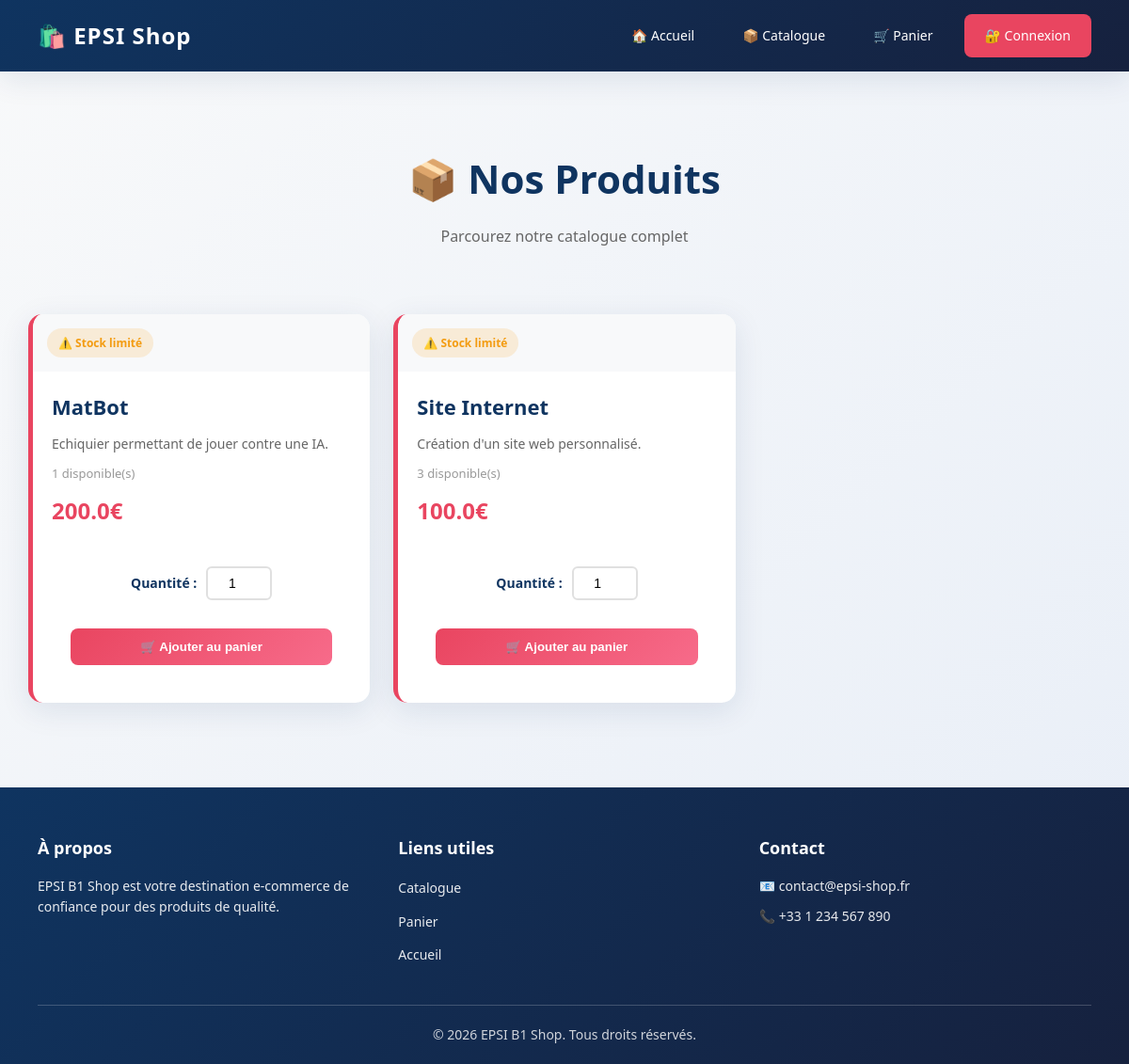
The page /catalogue on the database as committed earlier.
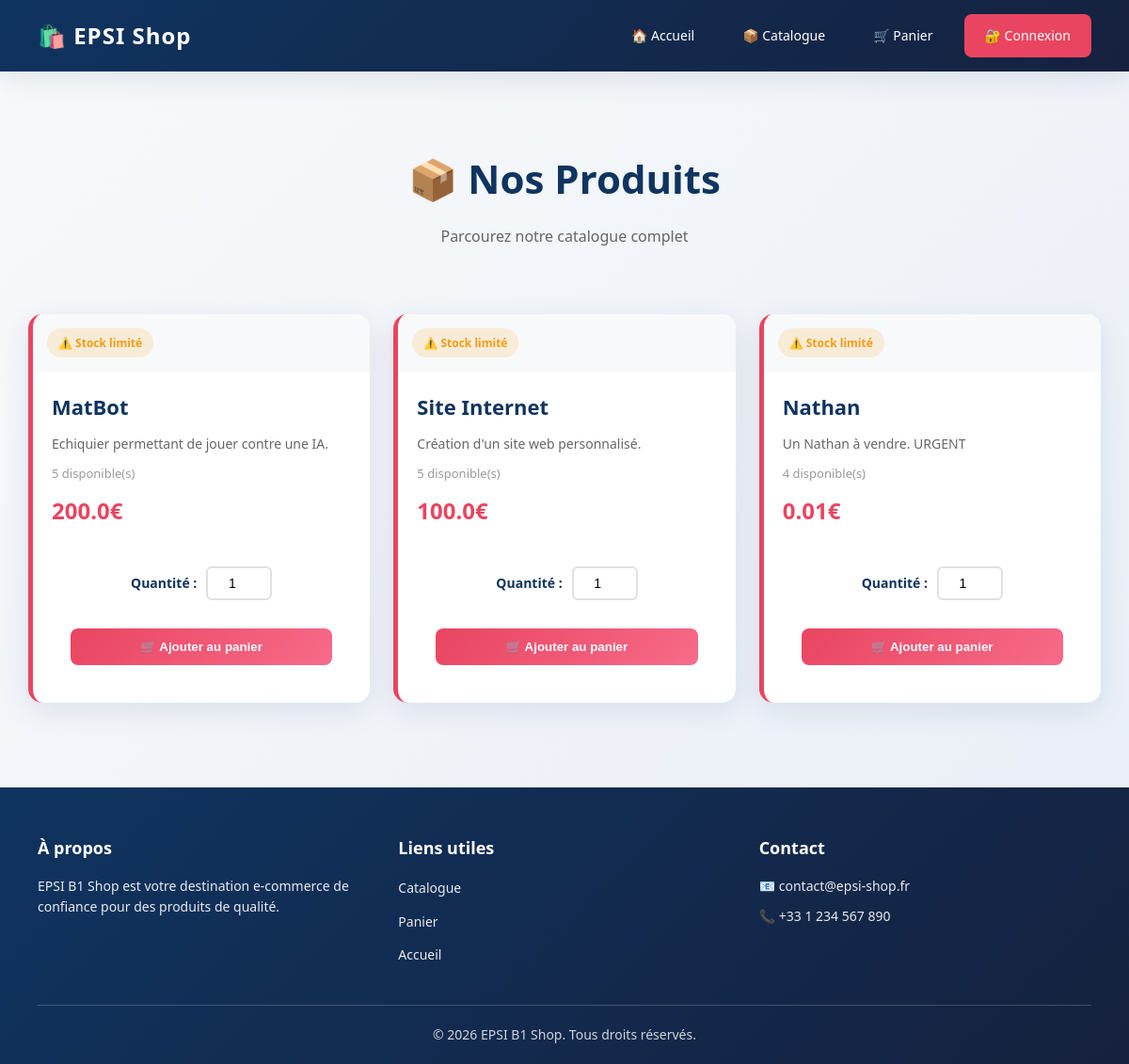
The same page on the database as committed later.
### tables this page shows
CREATE TABLE produits (
                id INTEGER PRIMARY KEY AUTOINCREMENT,
                nom TEXT NOT NULL,
                prix REAL NOT NULL,
                description TEXT,
                categorie TEXT,
                stock INTEGER DEFAULT 10
            );

### app.py (the view)
@app.route('/catalogue')
def catalogue():
    produits = db.get_produits()
    return render_template('catalogue.html', produits=produits)

### database.py (called while the page is built)
    def get_connexion(self):
        conn = sqlite3.connect(self.dbname, timeout=10)
        conn.row_factory = sqlite3.Row
        conn.execute('PRAGMA journal_mode=WAL')
        return conn

    def get_produits(self):
        conn = self.get_connexion()
        try:
            produits = conn.execute('SELECT * FROM produits').fetchall()
        finally:
            conn.close()
        return produits

### templates/catalogue.html
{% extends 'base.html' %}
{% block content %}
<div class="page-header">
    <h1>📦 Nos Produits</h1>
    <p>Parcourez notre catalogue complet</p>
</div>
<div class="products-grid">
    {% for p in produits %}
    <div class="produit-card">
        <a href="/produit/{{ p.id }}" class="product-link">
            <div class="produit-header">
                <span class="stock-badge {% if p.stock > 10 %}in-stock{% elif p.stock > 0 %}low-stock{% else %}out-stock{% endif %}">
                    {% if p.stock > 10 %}
                        ✅ En stock
                    {% elif p.stock > 0 %}
                        ⚠️ Stock limité
                    {% else %}
                        ❌ Rupture
                    {% endif %}
                </span>
            </div>
            <h3>{{ p.nom }}</h3>
            <p class="product-description">{{ p.description }}</p>
            <div class="product-info">
                <span class="stock-info">{{ p.stock }} disponible(s)</span>
            </div>
            <p class="product-price">{{ p.prix }}€</p>
        </a>
        {% if p.stock > 0 %}
        <form method="POST" action="/ajouter_au_panier/{{ p.id }}" class="add-to-cart-form">
            <div class="quantity-selector">
                <label for="qty_{{ p.id }}">Quantité :</label>
                <input type="number" id="qty_{{ p.id }}" name="quantite" min="1" max="{{ p.stock }}" value="1" required>
            </div>
            <button type="submit" class="btn-add-cart">🛒 Ajouter au panier</button>
        </form>
        {% else %}
        <button class="btn-add-cart" disabled>❌ Rupture</button>
        {% endif %}
    </div>
    {% endfor %}
</div>
{% endblock %}

Rows that differ between the two databases and show on the page:
changed produits "MatBot": stock "1" → "5"
changed produits "Site Internet": stock "3" → "5"
added produits: shows "⚠️ Stock limité", nom "Nathan", description "Un Nathan à vendre. URGENT", stock "4", prix "0.01"
